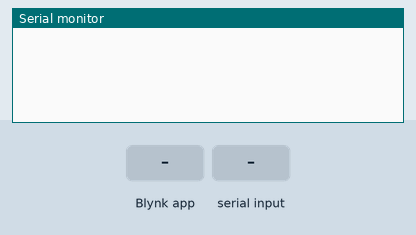
This sketch was run on a simulated ESP8266 (NodeMCU). On the bench: the last lines printed to the serial monitor. The inputs (shaded band) are chosen by the test bench. WiFi joins after 1.5 s; servers stay silent unless stated; random numbers use the default seed unless the sketch sets one.

Above: at 3.0 s.
3.1 s: Blynk app writes 1 to V2
At 4.2 s:
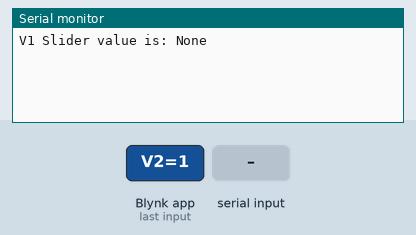
4.6 s: "90,45\n" received over the second serial link
At 6.1 s:
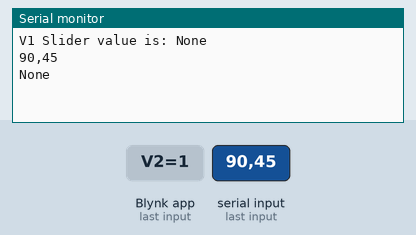
7.1 s: "5\n" received over the second serial link
At 9.3 s:
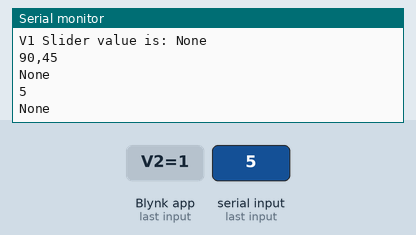
9.6 s: "W90\n" received over the second serial link
At 11.1 s:
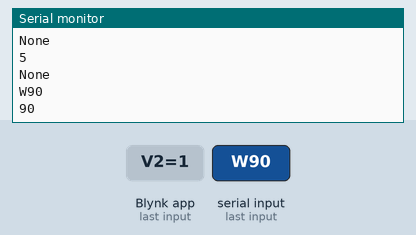
12.1 s: Blynk app writes 0 to V2
At 13.3 s:
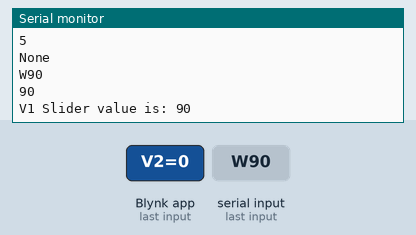
13.6 s: "W,45\n" received over the second serial link
At 15.4 s:
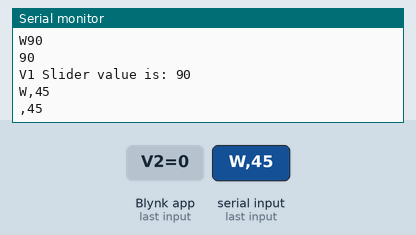

Measured:
- after the input at 3.1 s, the serial monitor: prints a new line at once (image 1)
- after the input at 4.6 s, the serial monitor: prints a new line after 1.0 s (image 2)
- after the input at 7.1 s, the serial monitor: prints a new line after 1.0 s (image 3)
- after the input at 9.6 s, the serial monitor: prints a new line after 1.0 s (image 4)
- after the input at 12.1 s, the serial monitor: prints a new line at once (image 5)
- after the input at 13.6 s, the serial monitor: prints a new line after 1.0 s (image 6)

The sketch:

esp.ino
```cpp
#define BLYNK_PRINT Serial
#include <SPI.h>
//#include <Ethernet.h>
#include <ESP8266WiFi.h>
#include <BlynkSimpleEsp8266.h>
#include <Wire.h>
#include <SoftwareSerial.h>


WidgetLCD lcd (V1);
char auth[] = "BLYNK_AUTH";
char ssid[] = "WIFI_SSID";
char pass[] = "WIFI_PASSWORD";


SoftwareSerial s(D6,D5);
String dataType = "404";
String data = "None";
int Rate=random(70,85);

BLYNK_WRITE(V2)
{
  int pinValue = param.asInt(); // assigning incoming value from pin V1 to a variable
  // You can also use:
  // String i = param.asStr();
  // double d = param.asDouble();
  Serial.print("V1 Slider value is: ");
  Serial.println(data);
}

void setup()
{
  Serial.begin(9600);
  Blynk.begin(auth, ssid, pass);
  s.begin(9600);


  Blynk.virtualWrite(V6,Rate);
  lcd.clear();
  lcd.print(0, 0, "Data: ");
  lcd.print(7, 1, data);

}

void loop()
{
  Blynk.run();
    lcd.clear();
  lcd.print(0, 0, "Data: ");
    if(s.available() > 0) {
    String dd = s.readString();
    Serial.println(dd);
    if(dd.charAt(0) == 'W') data = dd.substring(1);
    if(dd.charAt(0) == 'H') Rate = dd.substring(1).toInt();
    Serial.println(data);
      lcd.print(7, 1, data);
    Rate = random(70, 85);
    Blynk.virtualWrite(V6,Rate);
    Blynk.virtualWrite(V3,data);
  }
  // gsender->sender("Doctor@hospital.com", "Patient Exceeded normal Heartrate" + Rate);
}
```
